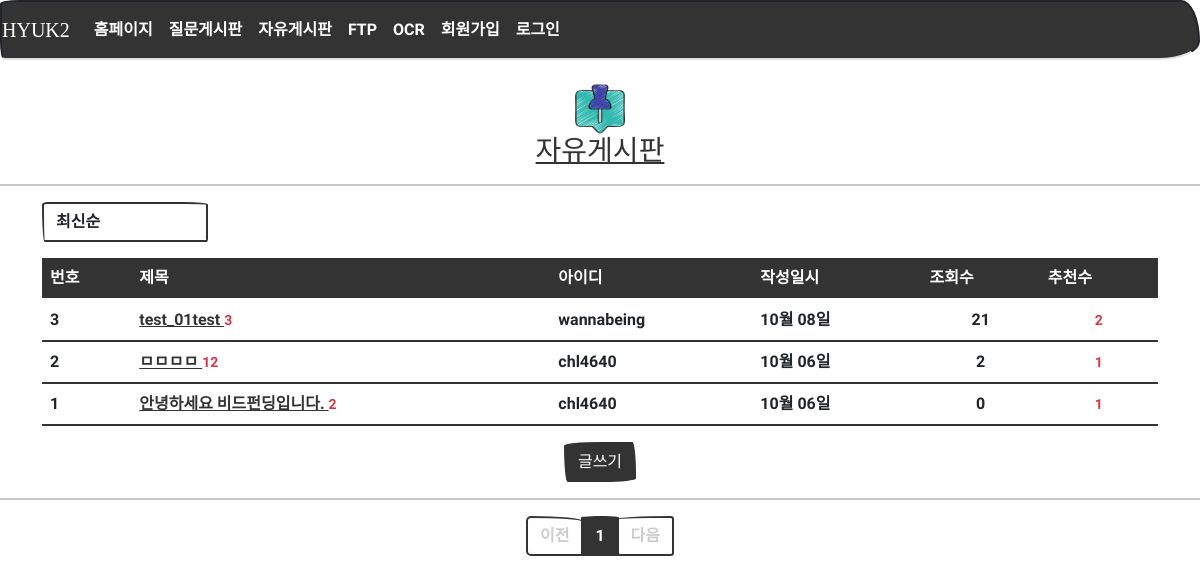
Before: /board/list/ with the older database file.
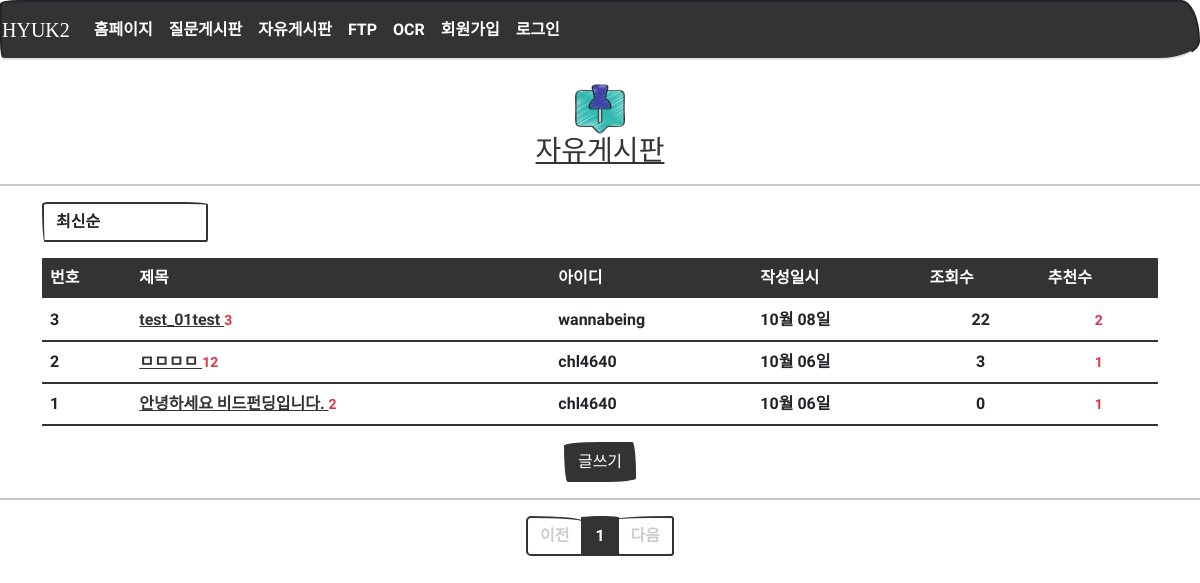
After: the same page with the newer database file.
### models.py (models this page shows)
class Board(db.Model):
    id = db.Column(db.Integer, primary_key=True)
    subject = db.Column(db.String(200), nullable=False)
    content = db.Column(db.Text(), nullable=False)
    create_date = db.Column(db.DateTime(), nullable=False)
    user_id = db.Column(db.Integer, db.ForeignKey('user.id', ondelete='CASCADE'), nullable=False)
    user = db.relationship('User', backref=db.backref('board_set'))     # 나중에 자신이 작성한 글을 user.board_set 으로 참조할 수 있다.
    modify_date = db.Column(db.DateTime(), nullable=True)
    hits = db.Column(db.Integer, nullable=False, default='0')
    voter = db.relationship('User', secondary=board_voter, backref=db.backref('board_voter_set'))

class User(db.Model):
    id = db.Column(db.Integer, primary_key=True)    # id는 자동으로 증가하는 User 모델의 기본키
    username = db.Column(db.String(150), unique=True, nullable=False)
    password = db.Column(db.String(200), nullable=False)
    name = db.Column(db.String(150), nullable=False)
    email = db.Column(db.String(120), unique=True, nullable=False)

### views/board_views.py (the view)
@bp.route('/list/')
def _list():
    page = request.args.get('page', type=int, default=1)  # 페이지번호가 없으면 default 로 페이지1을 출력한다.
    kw = request.args.get('kw', type=str, default='')  # 검색어
    so = request.args.get('so', type=str, default='recent')  # 정렬, default 는 최신순('recent')
    if so == 'recommend':  # 추천 수가 많은 게시물
        sub_query = db.session.query(board_voter.c.board_id, func.count('*').label('num_voter')) \
            .group_by(board_voter.c.board_id).subquery()
        board_list = Board.query \
            .outerjoin(sub_query, Board.id == sub_query.c.board_id) \
            .order_by(sub_query.c.num_voter.desc(), Board.create_date.desc())
    elif so == 'popular':  # 답변 수가 많은 게시물
        sub_query = db.session.query(Comment.board_id, func.count('*').label('num_board')) \
            .group_by(Comment.board_id).subquery()
        board_list = Board.query \
            .outerjoin(sub_query, Board.id == sub_query.c.board_id) \
            .order_by(sub_query.c.num_board.desc(), Board.create_date.desc())
    elif so == 'hit':  # 조회 수가 많은 게시물
        board_list = Board.query.order_by(Board.hits.desc())
    else:  # recent, 기존 게시물
        board_list = Board.query.order_by(Board.create_date.desc())
    board_list = board_list.paginate(page, per_page=5)
    return render_template('board/board_list.html', board_list=board_list, page=page, so=so)

### filter.py (called while the page is built)
def format_datetime(value, fmt='%m월 %d일'):
    now = datetime.now()
    time = now - value
    if time < timedelta(minutes=1):
        return '방금 전'
    elif time < timedelta(hours=1):
        return str(int(time.seconds / 60)) + '분 전'
    elif time < timedelta(days=1):
        return str(int(time.seconds / 3600)) + '시간 전'
    elif time < timedelta(days=7):
        time = datetime.now().date() - value.date()
        return str(time.days) + '일 전'
    else:
        return value.strftime(fmt)

### views/login_views.py (called while the page is built)
@bp.before_app_request
def logged_in_user():
    user_id = session.get('user_id')
    if user_id is None:
        g.user = None
    else:
        g.user = User.query.get(user_id)

### templates/board/board_list.html (shortened to what this page needs)
{% extends 'base.html' %}
{% block content %}
	<center>
  	    <div>
			<br>
  	        <center>
  	            <img src="{{ url_for('static',filename='images/board.png') }}" width="50"
                     style="margin-left: auto; margin-right: auto; display: block;" />
  	            <h3><a href="{{url_for('board._list')}}">자유게시판</a></h3>
  	        </center>
  	        <hr width="100%" color="black" />
  	    </div>
  	</center>
  	<center>
  	    <div class="container my-3">
			<div class="row justify-content-between my-3">
				<div class="col-2">
            		<select class="form-control so">
                		<option value="recent" {% if so=='recent' %}selected{% endif %}>최신순</option>
            		</select>
        		</div>
    		</div>
  	        <table class="table">
  	            <thead>
  	                <tr class="thead-dark table-dark">
  	                    <th class="">번호</th>
  	                    <th class="">제목</th>
						<th class="">아이디</th>
  	                    <th class="">작성일시</th>
						<th class="">조회수</th>
						<th class="">추천수</th>
  	                </tr>
  	            </thead>
  	            <tbody>
  	                {% if board_list %}
  	                {% for board in board_list.items %}
  	                <tr>
  	                    <td class="">
                            {{ board_list.total - ((board_list.page-1) * board_list.per_page) - loop.index0 }}</td>
  	                    <td class="">
  	                        <a href="{{ url_for('board.detail', board_id=board.id) }}">
                                {{ board.subject }}
                            </a>
							{% if board.comment_set|length > 0 %}
  	                        <span class="text-danger small ml-2">{{ board.comment_set|length }}</span>
  	                        {% endif %}
  	                    </td>
						<td>{{ board.user.username }}</td>
  	                    <td class="">{{ board.create_date|datetime }}</td>
						<td class="text-center">{{ board.hits }}</td>
						<td class="text-center">
							{% if board.voter|length > 0 %}
							<span class="text-danger small ml-2">
								{{ board.voter|length }}
							</span>
							{% else %}
							<span class="small ml-2">
								{{ board.voter|length }}
							</span>
							{% endif %}
						</td>
  	                </tr>
  	                {% endfor %}
  	                {% else %}
  	                <tr>
  	                    <td colspan="3">글이 없습니다.</td>
  	                </tr>
  	                {% endif %}
  	            </tbody>
  	        </table>
  	    </div>
        <a href="{{ url_for('board.create') }}" class="btn btn-primary">글쓰기</a>
  	    <hr width="100%" color="black" />
  	    <ul class="pagination justify-content-center">
  	        {% if board_list.has_prev %}
  	        <li class="page-item">
  	            <a class="page-link" href="?page={{ board_list.prev_num }}">이전</a>
  	        </li>
  	        {% else %}
  	        <li class="page-item disabled">
  	            <a class="page-link" tabindex="-1" aria-disabled="true" href="#">이전</a>
  	        </li>
  	        {% endif %}
  	        {% for page_num in board_list.iter_pages() %}
  	        {% if page_num %}
  	        {% if page_num != board_list.page %}
  	        <li class="page-item">
  	            <a class="page-link" href="?page={{ page_num }}">{{ page_num }}</a>
  	        </li>
  	        {% else %}
  	        <li class="page-item active" aria-current="page">
  	            <a class="page-link" href="#">{{ page_num }}</a>
  	        </li>
  	        {% endif %}
  	        {% else %}
  	        <li class="disabled">
  	            <a class="page-link" href="#">...</a>
  	        </li>
  	        {% endif %}
  	        {% endfor %}
  	        {% if board_list.has_next %}
  	        <li class="page-item">
  	            <a class="page-link" href="?page={{ board_list.next_num }}">다음</a>
  	        </li>
  	        {% else %}
  	        <li class="page-item disabled">
  	            <a class="page-link" tabindex="-1" aria-disabled="true" href="#">다음</a>
  	        </li>
  	        {% endif %}
  	    </ul>
  	</center>
{% endblock %}

Changed rows visible on the page:
changed Board "test_01test": hits "21" → "22"
changed Board "ㅁㅁㅁㅁ": hits "2" → "3"
